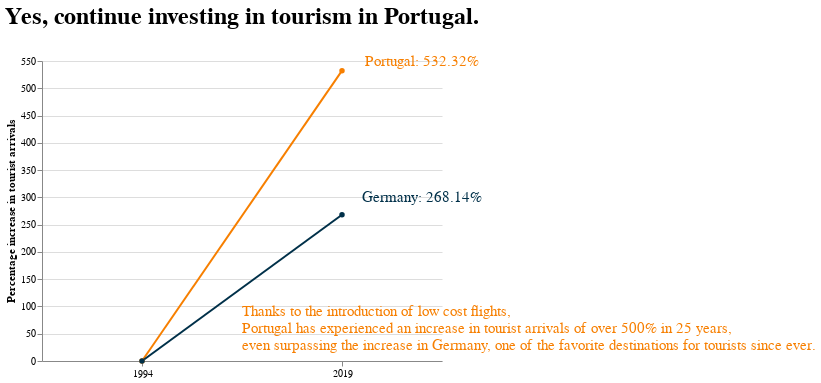

Notebook code for this chart:
### Markdown cell above
# From Knowledge to wisdom

Add a call to action

### Code cell
total.properties(title='Yes, continue investing in tourism in Portugal.'
).configure_title(fontSize=24,offset=25)

### Figure 1 — Vega-Lite specification as saved in the notebook (floating-point values rounded to 4 significant figures)
{"config": {"view": {"continuousWidth": 400, "continuousHeight": 300, "strokeWidth": 0}, "title": {"fontSize": 24, "offset": 25}}, "layer": [{"data": {"name": "data-ba560081619c819066b296f28716a75d"}, "mark": {"type": "line", "point": {}}, "encoding": {"color": {"field": "Country", "scale": {"domain": ["PT", "DE"], "range": ["#F77F00", "#003049"]}, "type": "nominal"}, "x": {"axis": {"labelAngle": 0}, "field": "Date", "title": "", "type": "ordinal"}, "y": {"field": "Tourist Arrivals", "title": "Percentage increase in tourist arrivals", "type": "quantitative"}}, "width": 400}, {"data": {"name": "data-30bf41e495b43d276e4d3452541d8f16"}, "mark": {"type": "text", "dx": 80, "fontSize": 15}, "encoding": {"color": {"field": "Country", "legend": null, "scale": {"domain": ["PT", "DE"], "range": ["#F77F00", "#003049"]}, "type": "nominal"}, "text": {"field": "Text", "type": "nominal"}, "x": {"field": "X", "type": "ordinal"}, "y": {"field": "Y", "type": "quantitative"}}}, {"data": {"name": "data-c6a9992f4a0fe3d0a549991aa3fc42ba"}, "mark": {"type": "text", "align": "left", "fontSize": 15, "lineBreak": "\n", "y": 250}, "encoding": {"color": {"value": "#F77F00"}, "text": {"field": "text", "type": "nominal"}}}], "title": "Yes, continue investing in tourism in Portugal.", "$schema": "https://vega.github.io/schema/vega-lite/v4.17.0.json", "datasets": {"data-ba560081619c819066b296f28716a75d": [{"Date": 1994, "Country": "PT", "Tourist Arrivals": 0.0}, {"Date": 2019, "Country": "PT", "Tourist Arrivals": 532.3}, {"Date": 1994, "Country": "DE", "Tourist Arrivals": 0.0}, {"Date": 2019, "Country": "DE", "Tourist Arrivals": 268.1}], "data-30bf41e495b43d276e4d3452541d8f16": [{"Text": "Portugal: 532.32%", "Y": 550, "X": 2019, "Country": "PT"}, {"Text": "Germany: 268.14%", "Y": 300, "X": 2019, "Country": "DE"}], "data-c6a9992f4a0fe3d0a549991aa3fc42ba": [{"text": "Thanks to the introduction of low cost flights, \nPortugal has experienced an increase in tourist arrivals of over 500% in 25 years, \neven surpassing the increase in Germany, one of the favorite destinations for tourists since ever."}]}}
